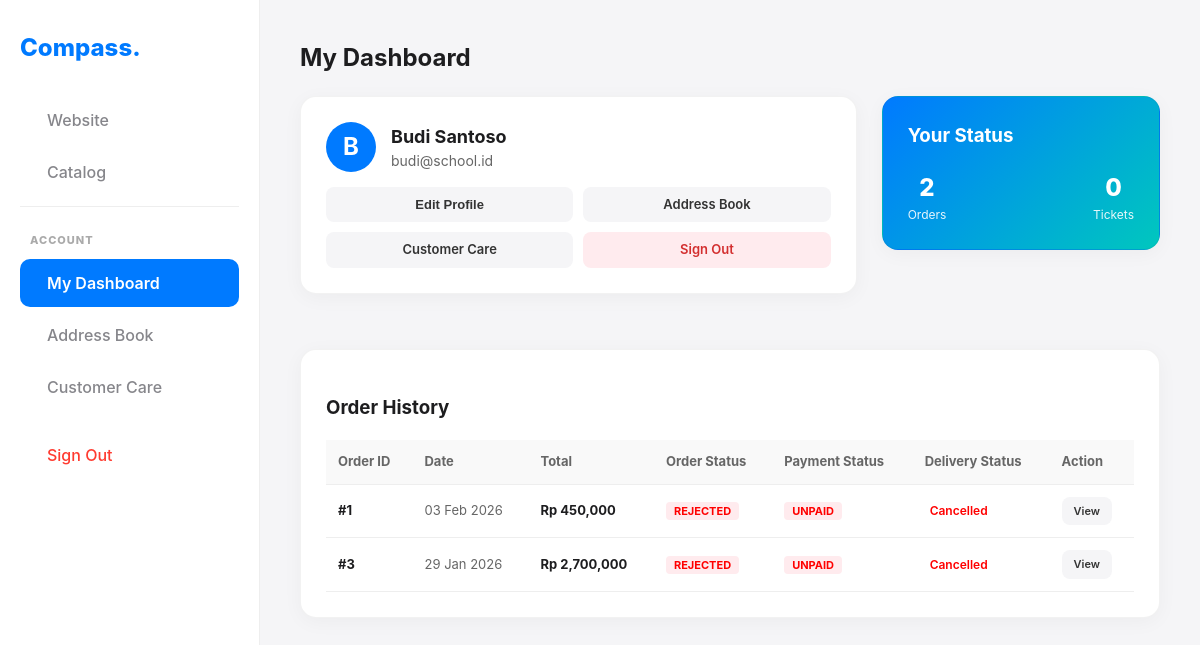
The page /?page=profile (signed in) on the database its author committed.
### tables this page shows
CREATE TABLE `users` (
  `id` int NOT NULL,
  `name` varchar(100) NOT NULL,
  `email` varchar(100) NOT NULL,
  `password` varchar(255) NOT NULL,
  `role` enum('public','school','admin') DEFAULT 'public',
  `position` varchar(100) DEFAULT NULL,
  `institution` varchar(150) DEFAULT NULL,
  `city` varchar(100) DEFAULT NULL,
  `phone` varchar(20) DEFAULT NULL,
  `address` text,
  `is_banned` tinyint(1) DEFAULT '0',
  `is_approved` tinyint(1) NOT NULL,
  `created_at` timestamp NULL DEFAULT CURRENT_TIMESTAMP
);

CREATE TABLE `orders` (
  `id` int NOT NULL,
  `reference_id` varchar(20) DEFAULT NULL,
  `user_id` int DEFAULT NULL,
  `shipping_city` varchar(100) DEFAULT NULL,
  `shipping_snapshot` text,
  `status` varchar(50) DEFAULT NULL,
  `payment_status` text,
  `tier_level` int DEFAULT '1',
  `is_early_bird` tinyint(1) DEFAULT '0',
  `total_amount` decimal(15,2) DEFAULT NULL,
  `paid_amount` decimal(15,2) DEFAULT '0.00',
  `payment_proof` varchar(255) DEFAULT NULL,
  `created_at` timestamp NULL DEFAULT CURRENT_TIMESTAMP,
  `shipping_status` text,
  `tracking_number` varchar(100) DEFAULT NULL,
  `estimated_delivery` date DEFAULT NULL,
  `confirmed_arrival` datetime DEFAULT NULL,
  `arrival_proof` varchar(255) DEFAULT NULL,
  `arrival_date` datetime DEFAULT NULL,
  `shipment_status` text,
  `next_payment_due` date DEFAULT NULL
);

### view_profile.php (the view, shortened to what this page needs)
<?php
$pdo = getDB();
$uid = $_SESSION['user_id'];
$stmt = $pdo->prepare("SELECT * FROM users WHERE id = ?");
$stmt->execute([$uid]);
$user = $stmt->fetch();
$orders = $pdo->query("SELECT * FROM orders WHERE user_id=$uid ORDER BY created_at DESC")->fetchAll();
$tickets = $pdo->query("SELECT * FROM tickets WHERE user_id=$uid ORDER BY created_at DESC")->fetchAll();
?>
<h2 style="margin-top:0;">My Dashboard</h2>
<div class="dashboard-grid" style="margin-bottom: 30px;">
    <div class="card">
        <div style="display:flex; align-items:center; gap:15px; margin-bottom:15px;">
            <div style="width:50px; height:50px; background:var(--primary); color:white; border-radius:50%; display:flex; align-items:center; justify-content:center; font-size:24px; font-weight:bold;">
                <?php echo strtoupper(substr($user['name'] ?? 'U', 0, 1)); ?>
            </div>
            <div>
                <div style="font-weight:700; font-size:18px;"><?php echo htmlspecialchars($user['name']); ?></div>
                <div style="color:#666; font-size:14px;"><?php echo htmlspecialchars($user['email']); ?></div>
            </div>
        </div>
        <div style="display:grid; grid-template-columns:1fr 1fr; gap:10px;">
            <button onclick="document.getElementById('edit-profile-modal').style.display='flex'" class="btn btn-sm" style="background:#f5f5f7; color:#333;">Edit Profile</button>
            <a href="?page=profile_settings" class="btn btn-sm" style="background:#f5f5f7; color:#333;">Address Book</a>
            <a href="?page=support" class="btn btn-sm" style="background:#f5f5f7; color:#333;">Customer Care</a>
            <a href="logout.php" class="btn btn-sm" style="background:#ffebee; color:#d32f2f;">Sign Out</a>
        </div>
    </div>
    <div class="card" style="background: linear-gradient(135deg, #007AFF 0%, #00C7BE 100%); color:white;">
        <h3 style="margin-top:0;">Your Status</h3>
        <div style="display:flex; justify-content:space-between; margin-top:20px;">
            <div style="text-align:center;">
                <div style="font-size:24px; font-weight:800;"><?php echo count($orders); ?></div>
                <div style="font-size:12px; opacity:0.9;">Orders</div>
            </div>
            <div style="text-align:center;">
                <div style="font-size:24px; font-weight:800;"><?php echo count($tickets); ?></div>
                <div style="font-size:12px; opacity:0.9;">Tickets</div>
            </div>
        </div>
    </div>
</div>
<div class="card">
    <h3>Order History</h3>
    <?php if(empty($orders)): ?>
        <p style="color:#888;">No orders found. <a href="?page=catalog">Start shopping!</a></p>
    <?php else: ?>
        <div class="responsive-table">
            <table style="width:100%; min-width:800px; font-size:13px;">
                <thead>
                    <tr style="background:#f9f9f9; color:#666; text-align:left;">
                        <th style="padding:12px;">Order ID</th>
                        <th>Date</th>
                        <th>Total</th>
                        <th>Order Status</th>
                        <th>Payment Status</th>
                        <th>Delivery Status</th>
                        <th>Action</th>
                    </tr>
                </thead>
                <tbody>
                <?php foreach($orders as $o): ?>
                <tr style="border-bottom:1px solid #eee;">
                    <td style="padding:12px; font-weight:bold;">#<?php echo $o['id']; ?></td>
                    <td style="color:#666;"><?php echo date('d M Y', strtotime($o['created_at'])); ?></td>
                    <td style="font-weight:bold;">Rp <?php echo number_format($o['total_amount']); ?></td>
                    <td>
                        <span style="font-weight:bold; font-size:11px; padding:2px 8px; border-radius:4px;
                            <?php
                                if($o['status']=='completed') echo 'background:#e8f5e9; color:green;';
                                elseif($o['status']=='cancelled' || $o['status']=='rejected') echo 'background:#ffebee; color:red;';
                                else echo 'background:#e3f2fd; color:#1565c0;';
                            ?>">
                            <?php echo strtoupper($o['status']); ?>
                        </span>
                    </td>
                    <td>
                        <span style="font-weight:bold; font-size:11px; padding:2px 8px; border-radius:4px;
                            <?php
                                if($o['payment_status']=='paid') echo 'background:#e8f5e9; color:green;';
                                elseif($o['payment_status']=='partial') echo 'background:#fff3e0; color:#ef6c00;';
                                else echo 'background:#ffebee; color:red;';
                            ?>">
                            <?php echo strtoupper($o['payment_status']); ?>
                        </span>
                    </td>
                    <td>
                        <?php
                            $ship_status = $o['shipping_status'] ?? 'processing';
                            $ship_icon = 'cube-outline'; $ship_color = '#666';
                            $ship_label = ucfirst($ship_status);
                            if($ship_status == 'cancelled') { $ship_icon = 'ban'; $ship_color = 'red'; }
                        ?>
                        <div style="display:flex; align-items:center; gap:5px; color:<?php echo $ship_color; ?>; font-weight:600; font-size:12px;">
                            <?php echo $ship_label; ?>
                        </div>
                    </td>
                    <td>
                        <div style="display:flex; gap:5px;">
                            <a href="?page=order_detail&id=<?php echo $o['id']; ?>" class="btn btn-sm" style="padding:6px 12px; font-size:11px; background:#f5f5f7; color:#333;">
                                View
                            </a>
                        </div>
                    </td>
                </tr>
                <?php endforeach; ?>
                </tbody>
            </table>
        </div>
    <?php endif; ?>
</div>

### style.css (style rules this page uses)
:root { --primary: #007aff; --primary-dark: #0056b3; --secondary: #5856d6; --accent: #ff2d55; --background: #f5f5f7; --text-main: #1d1d1f; --text-muted: #86868b; --card-bg: #ffffff; --success: #34c759; --sidebar-width: 260px; --header-height: 60px; --radius: 16px; --gradient-hero: linear-gradient(135deg, #007aff 0%, #00c7be 100%); }
* { box-sizing: border-box; }
body { margin: 0; padding: 0; background-color: var(--background); font-family: -apple-system, BlinkMacSystemFont, "Segoe UI", Roboto, Helvetica, Arial, sans-serif; color: var(--text-main); line-height: 1.5; -webkit-font-smoothing: antialiased; scroll-behavior: smooth; }
.btn, .btn-sm { display: inline-flex; align-items: center; justify-content: center; gap: 8px; padding: 12px 24px; background: var(--primary); color: white; border-radius: 12px; border: none; font-weight: 600; font-size: 14px; text-decoration: none; cursor: pointer; transition: transform 0.2s, box-shadow 0.2s; text-align: center; }
.btn-sm { padding: 8px 16px; font-size: 13px; border-radius: 8px; }
.card { background: var(--card-bg); border-radius: var(--radius); padding: 25px; box-shadow: 0 4px 20px rgba(0, 0, 0, 0.04); margin-bottom: 25px; border: 1px solid rgba(0, 0, 0, 0.05); transition: transform 0.3s ease; }
table { width: 100%; border-collapse: collapse; }
th, td { padding: 12px; text-align: left; border-bottom: 1px solid #eee; }
.dashboard-grid { display: grid; grid-template-columns: 2fr 1fr; gap: 25px; align-items: start; }

### rows shown on the page
users: name "B", name "Budi Santoso", email "budi@school.id"
orders: id "1", created_at "03 Feb 2026", total_amount "450,000", status "REJECTED", payment_status "UNPAID", shipping_status "Cancelled"
orders: id "3", created_at "29 Jan 2026", total_amount "2,700,000", status "REJECTED", payment_status "UNPAID", shipping_status "Cancelled"

### other values the page prints
count($orders) "2"
count($tickets) "0"
